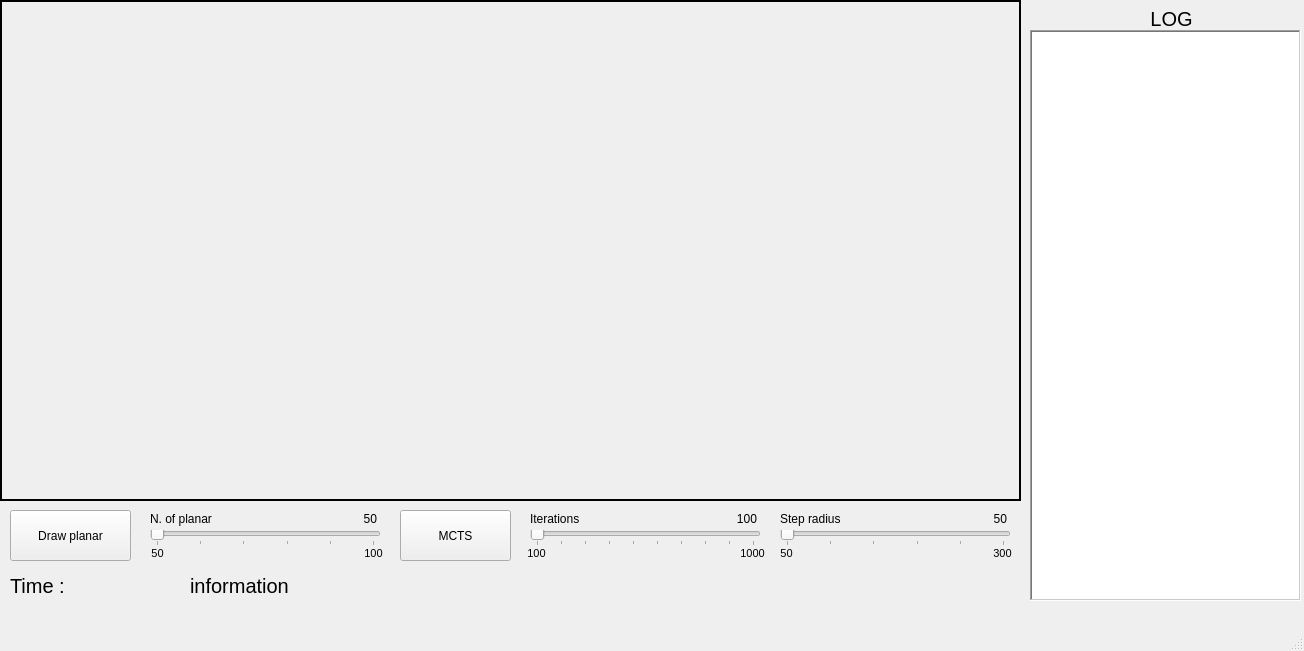
<?xml version="1.0" encoding="UTF-8"?>
<ui version="4.0">
 <class>mainWindow</class>
 <widget class="QMainWindow" name="mainWindow">
  <property name="geometry">
   <rect>
    <x>0</x>
    <y>0</y>
    <width>1304</width>
    <height>651</height>
   </rect>
  </property>
  <property name="windowTitle">
   <string>CAMEL Tree Search</string>
  </property>
  <property name="windowIcon">
   <iconset>
    <normaloff>resource/icon.ico</normaloff>resource/icon.ico</iconset>
  </property>
  <widget class="QWidget" name="centralwidget">
   <widget class="QWidget" name="widget" native="true">
    <property name="geometry">
     <rect>
      <x>0</x>
      <y>0</y>
      <width>1301</width>
      <height>601</height>
     </rect>
    </property>
    <widget class="QPushButton" name="bt_draw_planar">
     <property name="geometry">
      <rect>
       <x>10</x>
       <y>510</y>
       <width>121</width>
       <height>51</height>
      </rect>
     </property>
     <property name="text">
      <string>Draw planar</string>
     </property>
    </widget>
    <widget class="QPushButton" name="bt_mcts">
     <property name="geometry">
      <rect>
       <x>400</x>
       <y>510</y>
       <width>111</width>
       <height>51</height>
      </rect>
     </property>
     <property name="text">
      <string>MCTS</string>
     </property>
    </widget>
    <widget class="QLabel" name="Iterations">
     <property name="geometry">
      <rect>
       <x>530</x>
       <y>510</y>
       <width>81</width>
       <height>17</height>
      </rect>
     </property>
     <property name="text">
      <string>Iterations</string>
     </property>
    </widget>
    <widget class="QLabel" name="draw_label">
     <property name="geometry">
      <rect>
       <x>0</x>
       <y>0</y>
       <width>1021</width>
       <height>501</height>
      </rect>
     </property>
     <property name="cursor">
      <cursorShape>CrossCursor</cursorShape>
     </property>
     <property name="frameShape">
      <enum>QFrame::WinPanel</enum>
     </property>
     <property name="text">
      <string/>
     </property>
    </widget>
    <widget class="QLabel" name="Nplanar">
     <property name="geometry">
      <rect>
       <x>150</x>
       <y>510</y>
       <width>81</width>
       <height>17</height>
      </rect>
     </property>
     <property name="text">
      <string>N. of planar</string>
     </property>
    </widget>
    <widget class="QSlider" name="slider_planar">
     <property name="geometry">
      <rect>
       <x>150</x>
       <y>530</y>
       <width>231</width>
       <height>16</height>
      </rect>
     </property>
     <property name="cursor">
      <cursorShape>PointingHandCursor</cursorShape>
     </property>
     <property name="minimum">
      <number>50</number>
     </property>
     <property name="maximum">
      <number>100</number>
     </property>
     <property name="singleStep">
      <number>10</number>
     </property>
     <property name="orientation">
      <enum>Qt::Horizontal</enum>
     </property>
     <property name="tickPosition">
      <enum>QSlider::TicksBelow</enum>
     </property>
     <property name="tickInterval">
      <number>10</number>
     </property>
    </widget>
    <widget class="QSlider" name="slider_mcts">
     <property name="geometry">
      <rect>
       <x>530</x>
       <y>530</y>
       <width>231</width>
       <height>16</height>
      </rect>
     </property>
     <property name="cursor">
      <cursorShape>PointingHandCursor</cursorShape>
     </property>
     <property name="minimum">
      <number>100</number>
     </property>
     <property name="maximum">
      <number>1000</number>
     </property>
     <property name="singleStep">
      <number>100</number>
     </property>
     <property name="pageStep">
      <number>100</number>
     </property>
     <property name="tracking">
      <bool>true</bool>
     </property>
     <property name="orientation">
      <enum>Qt::Horizontal</enum>
     </property>
     <property name="tickPosition">
      <enum>QSlider::TicksBelow</enum>
     </property>
     <property name="tickInterval">
      <number>100</number>
     </property>
    </widget>
    <widget class="QLabel" name="label">
     <property name="geometry">
      <rect>
       <x>147</x>
       <y>545</y>
       <width>21</width>
       <height>17</height>
      </rect>
     </property>
     <property name="font">
      <font>
       <pointsize>8</pointsize>
      </font>
     </property>
     <property name="text">
      <string>50</string>
     </property>
     <property name="alignment">
      <set>Qt::AlignCenter</set>
     </property>
    </widget>
    <widget class="QLabel" name="label_2">
     <property name="geometry">
      <rect>
       <x>363</x>
       <y>545</y>
       <width>21</width>
       <height>17</height>
      </rect>
     </property>
     <property name="font">
      <font>
       <pointsize>8</pointsize>
      </font>
     </property>
     <property name="text">
      <string>100</string>
     </property>
     <property name="alignment">
      <set>Qt::AlignCenter</set>
     </property>
    </widget>
    <widget class="QLabel" name="label_3">
     <property name="geometry">
      <rect>
       <x>526</x>
       <y>545</y>
       <width>21</width>
       <height>17</height>
      </rect>
     </property>
     <property name="font">
      <font>
       <pointsize>8</pointsize>
      </font>
     </property>
     <property name="text">
      <string>100</string>
     </property>
     <property name="alignment">
      <set>Qt::AlignCenter</set>
     </property>
    </widget>
    <widget class="QLabel" name="label_4">
     <property name="geometry">
      <rect>
       <x>737</x>
       <y>545</y>
       <width>31</width>
       <height>17</height>
      </rect>
     </property>
     <property name="font">
      <font>
       <pointsize>8</pointsize>
      </font>
     </property>
     <property name="text">
      <string>1000</string>
     </property>
     <property name="alignment">
      <set>Qt::AlignCenter</set>
     </property>
    </widget>
    <widget class="QLabel" name="lbl_planar">
     <property name="geometry">
      <rect>
       <x>310</x>
       <y>510</y>
       <width>67</width>
       <height>17</height>
      </rect>
     </property>
     <property name="text">
      <string>50</string>
     </property>
     <property name="alignment">
      <set>Qt::AlignRight|Qt::AlignTrailing|Qt::AlignVCenter</set>
     </property>
    </widget>
    <widget class="QLabel" name="lbl_mcts">
     <property name="geometry">
      <rect>
       <x>690</x>
       <y>510</y>
       <width>67</width>
       <height>17</height>
      </rect>
     </property>
     <property name="text">
      <string>100</string>
     </property>
     <property name="alignment">
      <set>Qt::AlignRight|Qt::AlignTrailing|Qt::AlignVCenter</set>
     </property>
    </widget>
    <widget class="QLabel" name="label_time">
     <property name="geometry">
      <rect>
       <x>10</x>
       <y>570</y>
       <width>181</width>
       <height>31</height>
      </rect>
     </property>
     <property name="font">
      <font>
       <pointsize>15</pointsize>
      </font>
     </property>
     <property name="text">
      <string>Time : </string>
     </property>
    </widget>
    <widget class="QLabel" name="information">
     <property name="geometry">
      <rect>
       <x>190</x>
       <y>570</y>
       <width>621</width>
       <height>31</height>
      </rect>
     </property>
     <property name="font">
      <font>
       <pointsize>15</pointsize>
      </font>
     </property>
     <property name="text">
      <string>information</string>
     </property>
    </widget>
    <widget class="QLabel" name="label_5">
     <property name="geometry">
      <rect>
       <x>776</x>
       <y>545</y>
       <width>21</width>
       <height>17</height>
      </rect>
     </property>
     <property name="font">
      <font>
       <pointsize>8</pointsize>
      </font>
     </property>
     <property name="text">
      <string>50</string>
     </property>
     <property name="alignment">
      <set>Qt::AlignCenter</set>
     </property>
    </widget>
    <widget class="QLabel" name="label_6">
     <property name="geometry">
      <rect>
       <x>987</x>
       <y>545</y>
       <width>31</width>
       <height>17</height>
      </rect>
     </property>
     <property name="font">
      <font>
       <pointsize>8</pointsize>
      </font>
     </property>
     <property name="text">
      <string>300</string>
     </property>
     <property name="alignment">
      <set>Qt::AlignCenter</set>
     </property>
    </widget>
    <widget class="QLabel" name="Iterations_2">
     <property name="geometry">
      <rect>
       <x>780</x>
       <y>510</y>
       <width>81</width>
       <height>17</height>
      </rect>
     </property>
     <property name="text">
      <string>Step radius</string>
     </property>
    </widget>
    <widget class="QSlider" name="slider_mcts_2">
     <property name="geometry">
      <rect>
       <x>780</x>
       <y>530</y>
       <width>231</width>
       <height>16</height>
      </rect>
     </property>
     <property name="cursor">
      <cursorShape>PointingHandCursor</cursorShape>
     </property>
     <property name="minimum">
      <number>50</number>
     </property>
     <property name="maximum">
      <number>300</number>
     </property>
     <property name="singleStep">
      <number>50</number>
     </property>
     <property name="pageStep">
      <number>50</number>
     </property>
     <property name="value">
      <number>50</number>
     </property>
     <property name="tracking">
      <bool>true</bool>
     </property>
     <property name="orientation">
      <enum>Qt::Horizontal</enum>
     </property>
     <property name="tickPosition">
      <enum>QSlider::TicksBelow</enum>
     </property>
     <property name="tickInterval">
      <number>50</number>
     </property>
    </widget>
    <widget class="QLabel" name="lbl_mcts_2">
     <property name="geometry">
      <rect>
       <x>940</x>
       <y>510</y>
       <width>67</width>
       <height>17</height>
      </rect>
     </property>
     <property name="text">
      <string>50</string>
     </property>
     <property name="alignment">
      <set>Qt::AlignRight|Qt::AlignTrailing|Qt::AlignVCenter</set>
     </property>
    </widget>
    <widget class="QListWidget" name="listWidget">
     <property name="geometry">
      <rect>
       <x>1030</x>
       <y>30</y>
       <width>271</width>
       <height>571</height>
      </rect>
     </property>
     <property name="frameShape">
      <enum>QFrame::WinPanel</enum>
     </property>
    </widget>
    <widget class="QLabel" name="label_7">
     <property name="geometry">
      <rect>
       <x>1138</x>
       <y>10</y>
       <width>67</width>
       <height>17</height>
      </rect>
     </property>
     <property name="font">
      <font>
       <pointsize>15</pointsize>
      </font>
     </property>
     <property name="text">
      <string>LOG</string>
     </property>
     <property name="alignment">
      <set>Qt::AlignCenter</set>
     </property>
    </widget>
   </widget>
  </widget>
  <widget class="QMenuBar" name="menubar">
   <property name="geometry">
    <rect>
     <x>0</x>
     <y>0</y>
     <width>1304</width>
     <height>22</height>
    </rect>
   </property>
  </widget>
  <widget class="QStatusBar" name="statusbar"/>
 </widget>
 <resources/>
 <connections/>
</ui>
